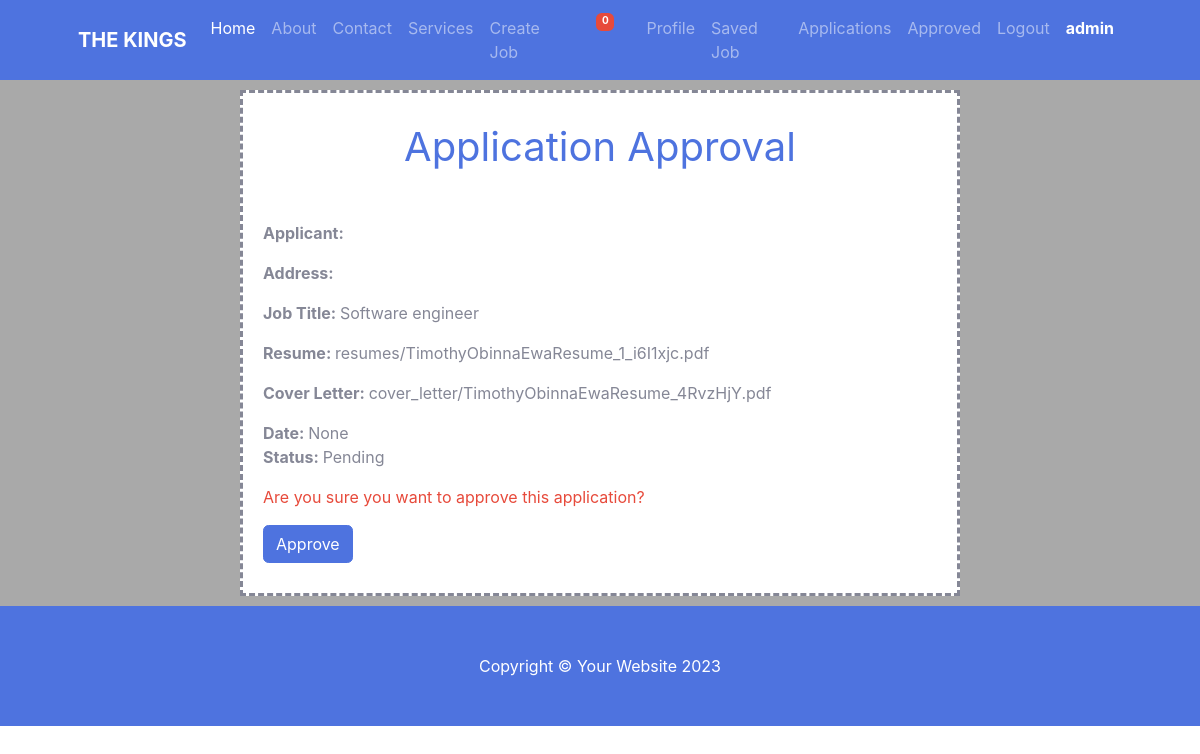
Screenshot of /approve_application/7/ (signed in) with the database file from the repository.
### Job_app/models.py (models this page shows, shortened)
class Application(models.Model):
    applicant = models.ForeignKey(User, on_delete=models.CASCADE)
    job = models.ForeignKey(Job, on_delete=models.CASCADE)
    full_name = models.CharField(max_length=300)
    address = models.CharField(max_length=300)
    dob = models.DateField(blank=True, null=True)
    resume = models.FileField(upload_to='resumes/')
    cover_letter = models.FileField(upload_to='cover_letter/')
    apply_now = models.BooleanField(choices=Apply_choice, default=False)
    apply_later = models.BooleanField(choices=Apply_choice, default=False)
    application_status = models.CharField(choices=Application_Status, max_length=300, default='Pending')
    date = models.DateTimeField(auto_now_add=True)
    class Meta:
        ordering = ['-date']

class Job(models.Model):
    Interest = (
    ('Select Here', 'Select Here'),
    ('Tech', 'Tech'),
    ('Business', 'Business'),
    ('Company', 'Company'),
    ('Education', 'Education'),
    ('Bank', 'Bank'),
    ('Remote', 'remote')
)
    title = models.CharField(max_length=255)
    description = models.TextField()
    requirements = models.TextField()
    company = models.CharField(max_length=255)
    area_of_interest = models.CharField(choices=Interest, max_length=255)
    posted_date = models.DateTimeField(auto_now_add=True)
    posted_by = models.ForeignKey(User, on_delete=models.CASCADE)
    def __str__(self):
        return self.title
    class Meta:
        ordering = ['-posted_date']

### Job_app/views.py (the view, shortened to what this page needs)
# urls.py: path('approve_application/<int:pk>/', ApproveApplicationView.as_view(), name='approve_application'),
class ApproveApplicationView(LoginRequiredMixin, View):
    login_url = 'login'
    def get(self, request, pk, *args, **kwargs):
        application = Application.objects.get(pk=pk)
        context = {'application': application}
        return render(request, 'approve_apply.html', context=context)

### template/approve_apply.html (shortened to what this page needs)
<!DOCTYPE html>
{% extends "header.html" %}
{% load static %}
{% block 'contents' %}
<body>
    <div class="container1">
        <div class="container2">
            <h1 class="ab text-primary">Application Approval</h1>
            <p><strong>Applicant: </strong><h2 class="card-title">{{application.full_name}}</h2></p>
            <p class="card-text"><Strong>Address: </Strong>{{ application.address }}</p>
            <p class="card-text"><strong>Job Title: </strong>{{ application.job | slice:":96" }}</p>
            <p class="card-text"><Strong>Resume: </Strong>{{ application.resume }}</p>
            <p class="card-text"><strong>Cover Letter: </strong>{{ application.cover_letter}}</p>
            <p class="card-text"><strong>Date: </strong>{{ application.date}} <br><SPan><strong>Status: </strong ><span class="text">{{ application.application_status}}</span></SPan></p>
            <p class="text text-danger">Are you sure you want to approve this application?</p>
            <form method="post" action="#">
                <button class="btn btn-primary" type="submit">Approve</button>
            </form>
        </div>
    </div>
    {% include "footer.html" %}
</body>
{% endblock 'contents' %}

### template/header.html (shortened to what this page needs)
<!DOCTYPE html>
{% load static %}
<html lang="en">
    <head>
        <link href="https://cdn.jsdelivr.net/npm/bootstrap@5.3.3/dist/css/bootstrap.min.css" rel="stylesheet">
        <link href="{% static 'css/styles.css' %}" rel="stylesheet" />
        <link href="{% static 'css1/css/sb-admin-2.min.css' %}" rel="stylesheet">
        <link href="{% static 'css1/vendor/datatables/dataTables.bootstrap4.min.css' %}" rel="stylesheet">
        <link href="{% static 'css1/vendor/fontawesome-free/css/all.min.css' %}" rel="stylesheet" type="text/css">
    </head>
    <body>
        <nav class="navbar navbar-expand-lg navbar-dark bg-primary">
            <div class="container px-5">
                <a class="navbar-brand" href="#!"><strong>THE KINGS</strong></a>
                <div class="collapse navbar-collapse" id="navbarSupportedContent">
                    <ul class="navbar-nav ms-auto mb-2 mb-lg-0">
                        <li class="nav-item"><a class="nav-link active" aria-current="page" href="{% url "dashboard" %}">Home</a></li>
                        <li class="nav-item"><a class="nav-link" href="#!">About</a></li>
                        <li class="nav-item"><a class="nav-link" href="#!">Contact</a></li>
                        <li class="nav-item"><a class="nav-link" href="#!">Services</a></li>
                        {% if user.is_staff %}
                        <li class="nav-item"><a class="nav-link" href="{% url "create_job" %}">Create Job</a></li>
                        {% endif %}
                        <li class="nav-item dropdown no-arrow mx-1">
                            <a class="nav-link dropdown-toggle" href="#" id="alertsDropdown" role="button"
                                data-toggle="dropdown" aria-haspopup="true" aria-expanded="false">
                                <i class="fas fa-bell fa-fw"></i>
                                <span class="badge badge-danger badge-counter">{{ notification_count.count|length }}</span>
                            </a>
                        </li>
                        <li class="nav-item"><a class="nav-link" href="{% url "profilepage" %}">Profile</a></li>
                        <li class="nav-item"><a class="nav-link" href="{% url "saved-add" %}">Saved Job</a></li>
                        {% if user.is_staff %}
                        <li class="nav-item"><a class="nav-link" href="{% url "userapp-list" %}">Applications</a></li>
                        <li class="nav-item"><a class="nav-link" href="{% url "approved" %}">Approved</a></li>
                        {% endif %}
                        {% if user.is_authenticated %}
                        <li class="nav-item"><a class="nav-link" href="{% url "logout" %}">Logout</a></li>
                        {% endif %}
                        <li class="nav-item"><a class="nav-link active" href="#"><strong>{{request.user}}</strong></a></li>
                    </ul>
                </div>
            </div>
        </nav>
    </body>
</html>
{% block 'contents' %}
{% endblock 'contents' %}

### template/header.html (style rules this page uses)
.badge { position: relative; right: 12px; bottom: 10px; height: 18px; width: 18px; font-size: x-small; }

### template/approve_apply.html (style rules this page uses)
.container1 { background-color: darkgrey; padding-top: 10px; padding-bottom: 10px; }
.container2 { background-color: rgb(255, 255, 255); width: 60%; margin: auto; border: dashed; padding-left: 20px; padding-right: 20px; padding-top: 30px; padding-bottom: 30px; }
.ab { text-align: center; margin-bottom: 50px; }

### rows the page displays
Application: job "Software engineer", resume "resumes/TimothyObinnaEwaResume_1_i6I1xjc.pdf", cover_letter "cover_letter/TimothyObinnaEwaResume_4RvzHjY.pdf", date "None", application_status "Pending"

### other values shown
{{ notification_count.count|length }} "0"
{{ request.user }} "admin"
